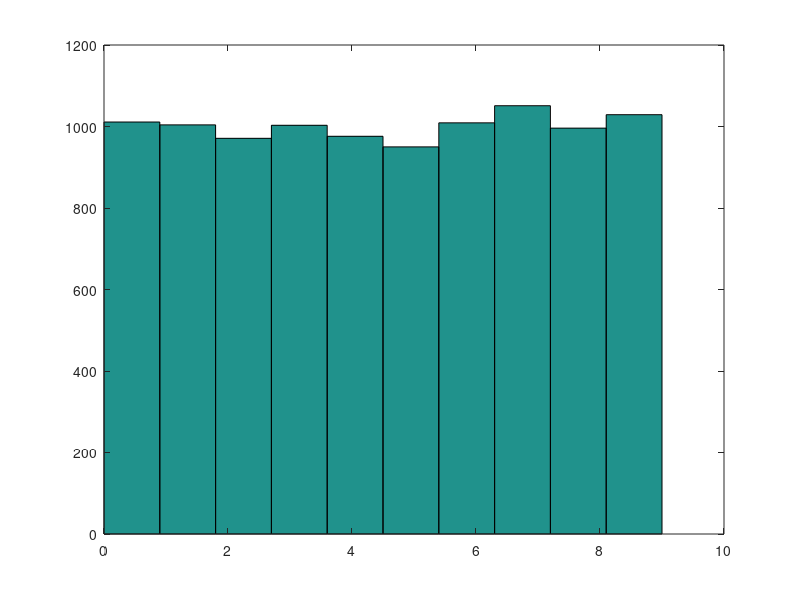

Reproduce this figure in MATLAB.
clear all;
test=floor(10*rand(1,10000));
hist(test)
test=hist(test);
test_theo = 1000*ones(1,10);
disp('Q3_1&2:')
ChisquaredTest = sum((test-test_theo).^2./test_theo);
ChisquaredThreshold_95 = chi2inv(0.95,10);%?? cdf??
sprintf('ChisquaredTest=%d\nChisquaredThreshold_95=%d\nReject?%d',...
ChisquaredTest,ChisquaredThreshold_95,ChisquaredTest>ChisquaredThreshold_95)
disp('Q3_3:')
test=[test(2:end),0];
ChisquaredTest = sum((test-test_theo).^2./test_theo);
ChisquaredThreshold_95 = chi2inv(0.95,10);%?? cdf??
sprintf('ChisquaredTest=%d\nChisquaredThreshold_95=%d\nReject?%d',...
ChisquaredTest,ChisquaredThreshold_95,ChisquaredTest>ChisquaredThreshold_95)